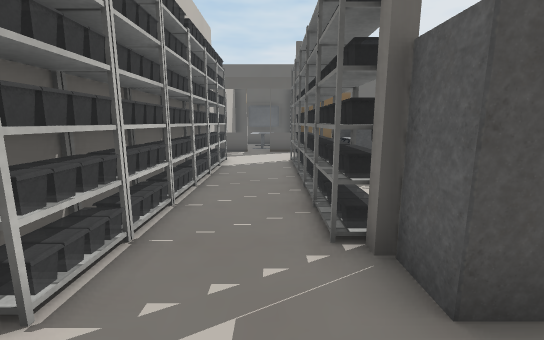
[1] (above)

24 first-person views from a walk through a 3-D level made in the Unity game engine. The camera is 1.3 m above the floor, tilts 10° down and sees 90° across. The floor is counted in squares, 1 m on a side. Each view is taken from the middle of a square. On the plan, view 1 faces up. The plan holds only what a view shows up to about 13 squares ahead; the rest is blank. The place goes on beyond the plan. Some surface patterns are stand-ins.

[2]
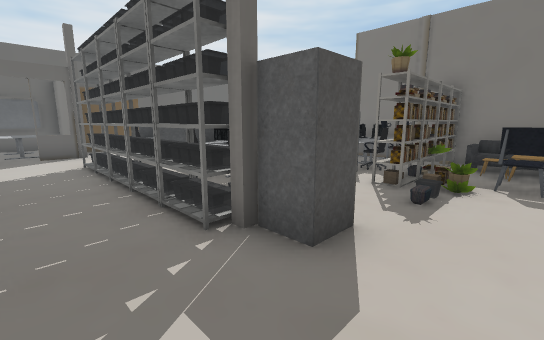

[3]
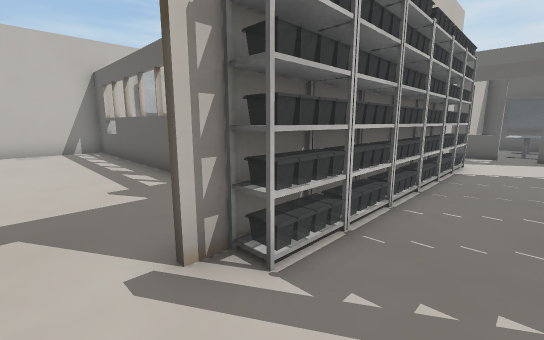

[4]
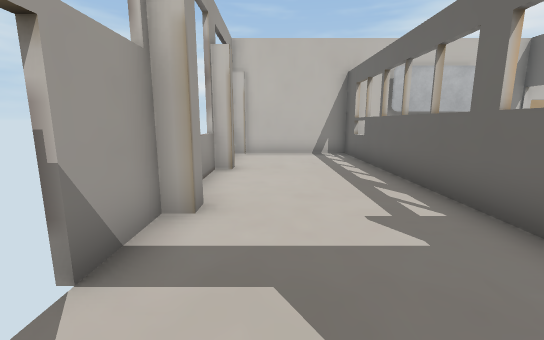

[5]
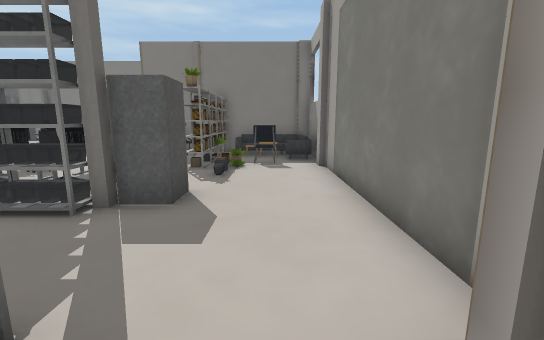

[6]
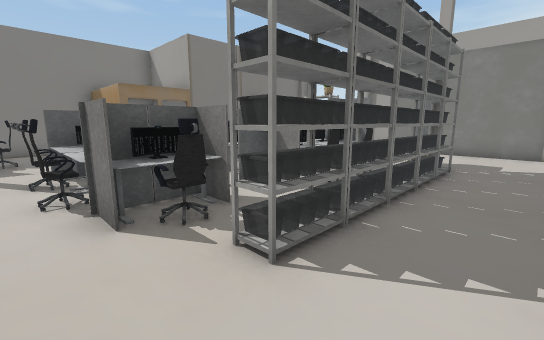

[7]
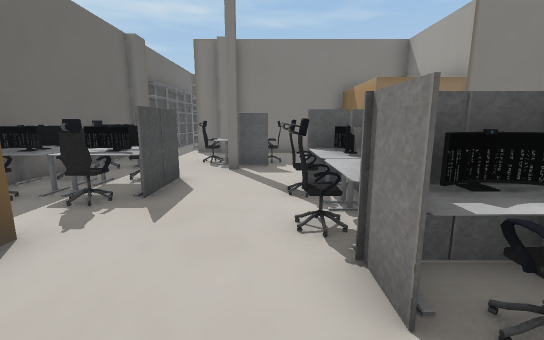

[8]
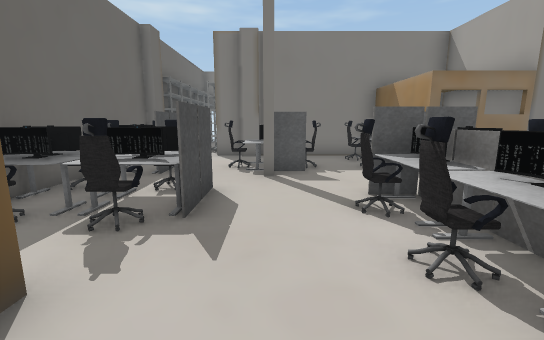

[9]
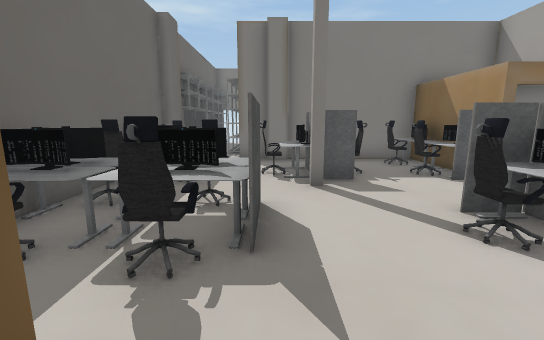

[10]
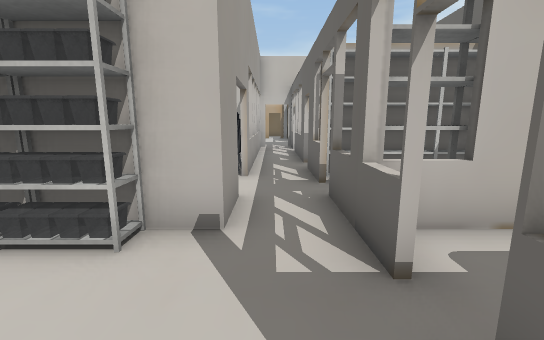

[11]
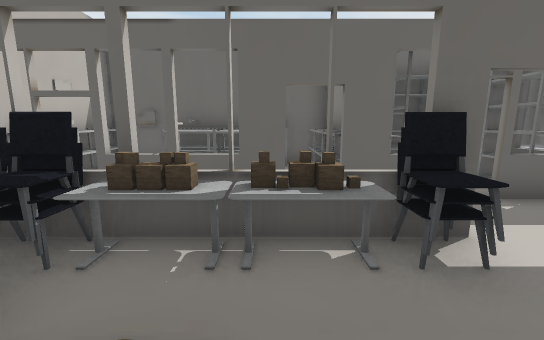

[12]
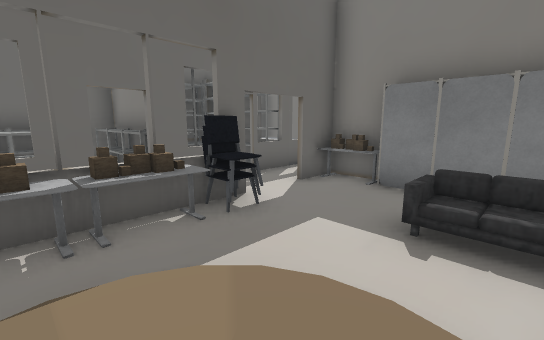

[13]
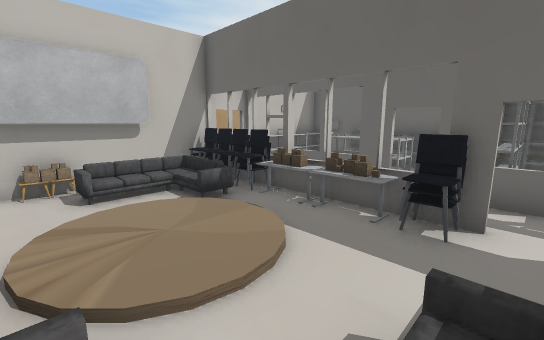

[14]
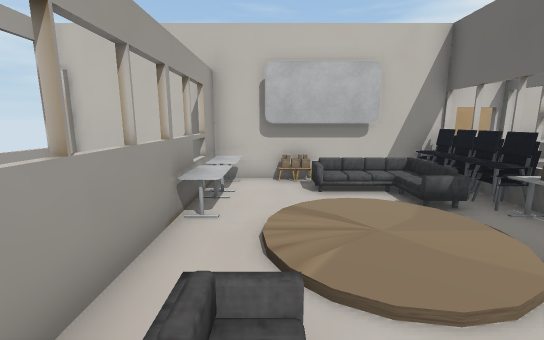

[15]
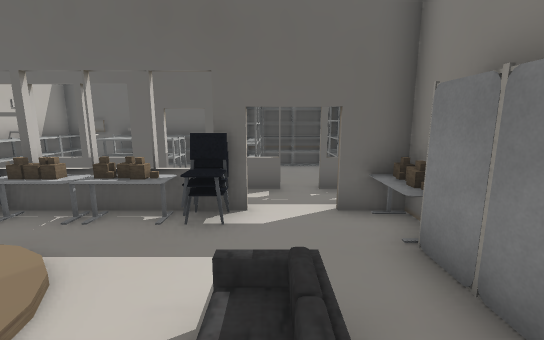

[16]
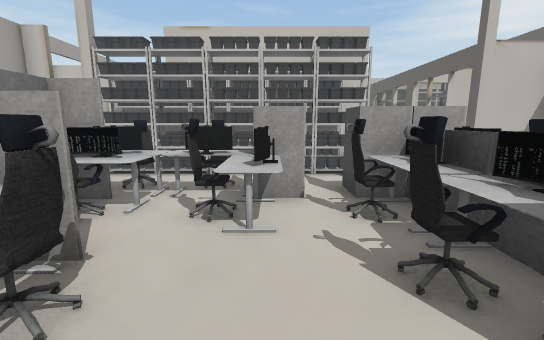

[17]
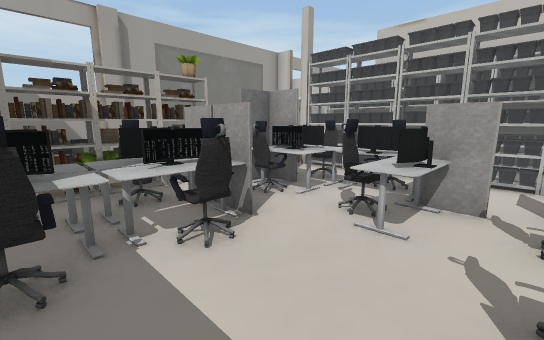

[18]
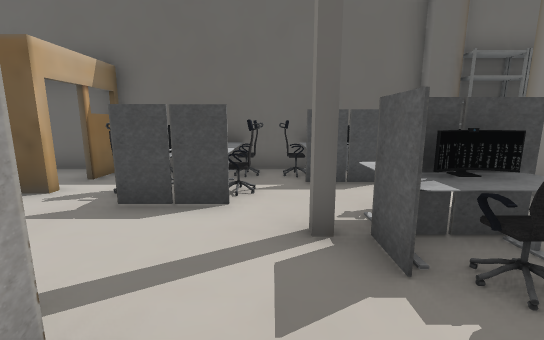

[19]
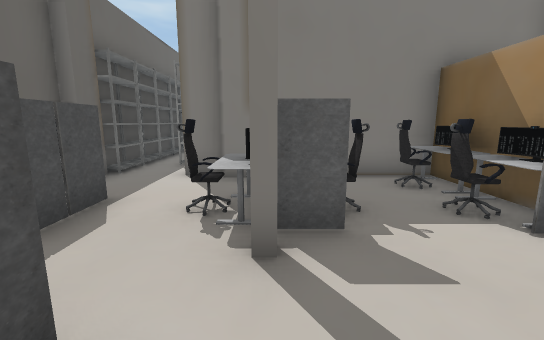

[20]
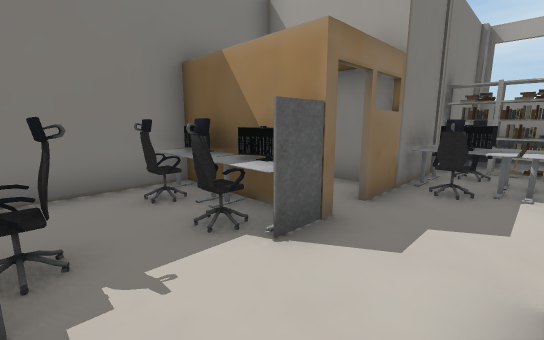

[21]
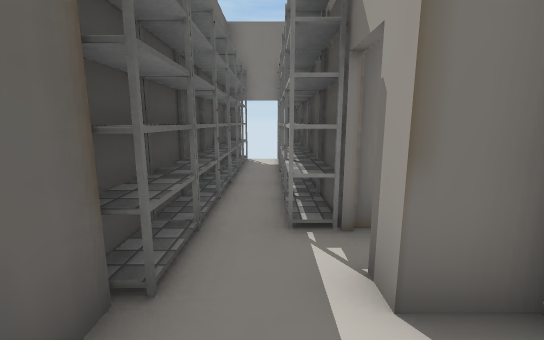

[22]
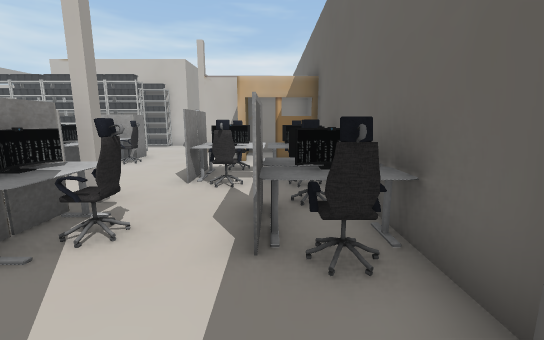

[23]
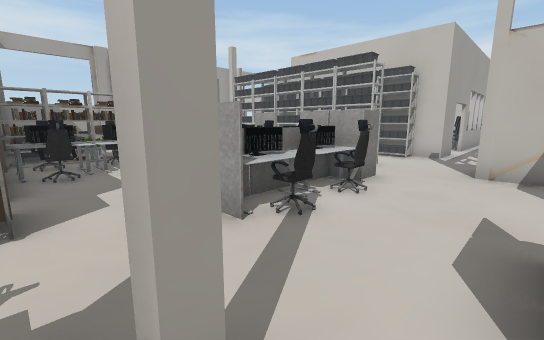

[24]
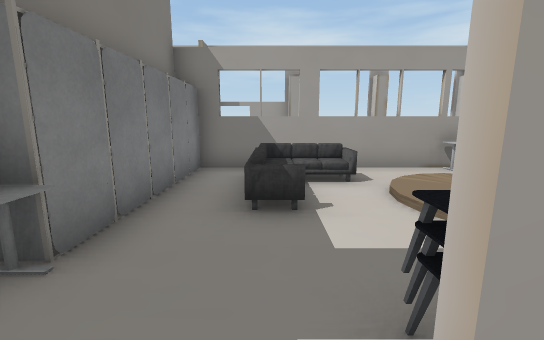

### Floor plan
Key: @ floor where view 1 was taken; # wall or solid block; x gap in a wall; . main floor; : floor 0.25 m higher than the main floor; / step, stairs or slope; = window, fence, low wall or low ledge; v drop or lower ground; T table; S shelf; C chair; B books; P plant; F sofa; O other object.
Columns run from 14 left of view 1 to 17 right of it. Each row starts with its distance up from view 1.
 17 #############     ##############
 16 #S#OOOOSSSSO#     #CTCCTTC#SSSSS
 15 #S SSOOS#S.O#=    #CTC.TT....SSS
 14 ## SSSSSSS.S#==####CTCC....##SSS
 13 #O     SSS S#==#....TT..C..#
 12 #=##==#S########.......TTT.#
 11   ....O...........C.C..TC..#
 10 #CCCCTTOC..O#....TCCCT.....#
  9 #v vT.O.C.OT ..SCTTTTT.TCCC#
  8 ##O/F:/....S#..S.OCCC..OO###
  7 ##O.:::/.F.S ..S.TTT...#
  6 #TF.:::/./.S .. CTCTC.C#
  5 #...//////.O ..S.TT CCC#
  4 #  TT...FF.O ..SCTTCTTT#
  3 ############S..S....CCC#
  2 #........... ..##.. BBBS
  1 #....................//#
  0 #.............@....PC//#
 -1 ##..........#........F #
 -2  #= #== ##x ############

Where each view was taken, in squares from view 1:
view 1: 0 up, 0 right, facing up
view 2: 0 up, 1 left, facing up-right
view 3: 0 up, 0 right, facing up-left
view 4: 0 up, 2 left, facing left
view 5: 0 up, 3 left, facing right
view 6: 11 up, 1 left, facing down-right
view 7: 11 up, 1 right, facing right
view 8: 12 up, 2 right, facing right
view 9: 13 up, 3 right, facing right
view 10: 11 up, 1 right, facing left
view 11: 7 up, 8 left, facing up
view 12: 6 up, 9 left, facing up-right
view 13: 5 up, 5 left, facing up-left
view 14: 5 up, 5 left, facing left
view 15: 5 up, 5 left, facing up
view 16: 7 up, 8 right, facing left
view 17: 8 up, 8 right, facing down-left
view 18: 9 up, 8 right, facing up
view 19: 12 up, 6 right, facing right
view 20: 11 up, 7 right, facing down-right
view 21: 15 up, 11 right, facing right
view 22: 15 up, 13 right, facing left
view 23: 13 up, 9 right, facing down-left
view 24: 11 up, 5 left, facing down
